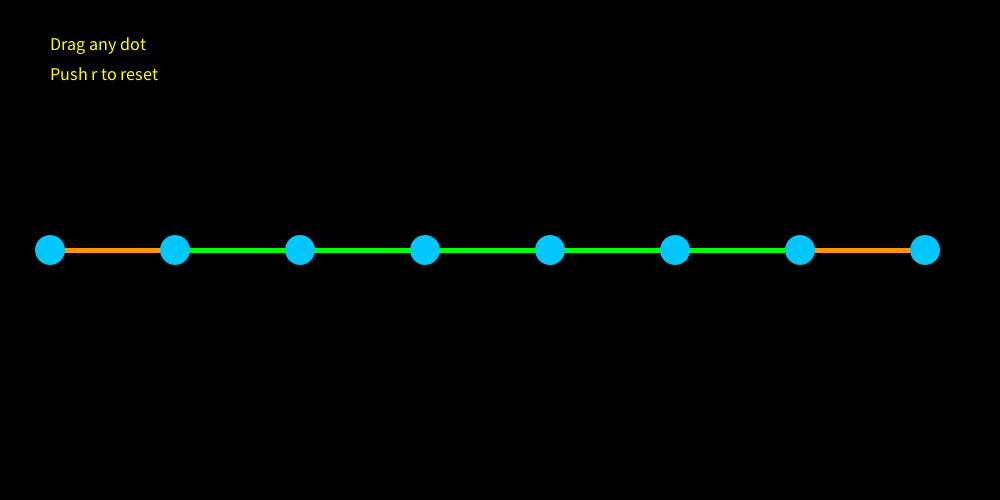
Frame 1 (no input)
Frame 2 (the mouse pressed at the canvas centre, redrawn once): identical to frame 1, image omitted

The Processing sketch that drew this single still picture (run headless with seeded random() and noise(); the mouse was pressed at the canvas centre and the sketch redrawn once):

// Processing sketch: Make_Curvy_Roads
// ── Make_Curvy_Roads.pde
int n = 8;    //Number of dots - Try changing this
float diameter = 30;

PVector[] dots = new PVector[n];
float r = diameter/2;
boolean someDotHasBeenClicked = false;
PVector selectedDot;
float gap;


void setup(){
  size(1000,500);
  
  noLoop();         //No animation 
  strokeWeight(5);  //Makes lines thicker
  gap = width / n;  //Computes the spacing of the balls
  reset();          //Defined below
}


void draw() {
  background(0);
  
  //PRINTS THE YELLOW INSTRUCTIONS
  fill( 255, 255, 0 );
  textSize(18);
  text( "Drag any dot", 50, 50 );
  text( "Push r to reset", 50, 80 );
  
  //DRAWS THE 2 ORANGE LINES
  noFill();
  stroke( 255, 150, 0 );
  line( dots[0].x, dots[0].y, dots[1].x, dots[1].y ); 
  line( dots[n-2].x, dots[n-2].y, dots[n-1].x, dots[n-1].y ); 

  //DRAWS THE GREEN CURVES
  stroke(0, 255, 0);
  PVector d1, d2, d3, d4;
  
  for(int i = 0; i < dots.length-3; i++) {
    d1 = dots[i];
    d2 = dots[i+1];
    d3 = dots[i+2];
    d4 = dots[i+3];
    curve( d1.x, d1.y, d2.x, d2.y, d3.x, d3.y, d4.x, d4.y );  //Look up on processing.org/reference what the curve() command does
  }
      
  //DRAWS THE BLUE DOTS
  fill(0,200,255);
  noStroke();
  
  for( PVector d: dots )  //
    circle( d.x, d.y, diameter );
}


void reset() {
  for( int i = 0; i < dots.length; i++ ) {
    float xDot = 50 + i*gap;
    dots[i] = new PVector( xDot, height/2 );
  } 
}


void mousePressed() {
  for( PVector d: dots) {
    if( dist(d.x, d.y, mouseX, mouseY) < r) {
      someDotHasBeenClicked = true;
      selectedDot = d;
    }
  }
}


void mouseReleased() {
  someDotHasBeenClicked = false;
  selectedDot = null; //no value
}
  
  
void mouseDragged() {
  if( someDotHasBeenClicked == true ) {
    selectedDot.x = mouseX;
    selectedDot.y = mouseY;
    redraw();  //Calls draw() once more
  }
}


void keyPressed() {
  if( key == 'r' || key == 'R') {
    reset();
    redraw();  //Calls draw() again manually
  }
}
